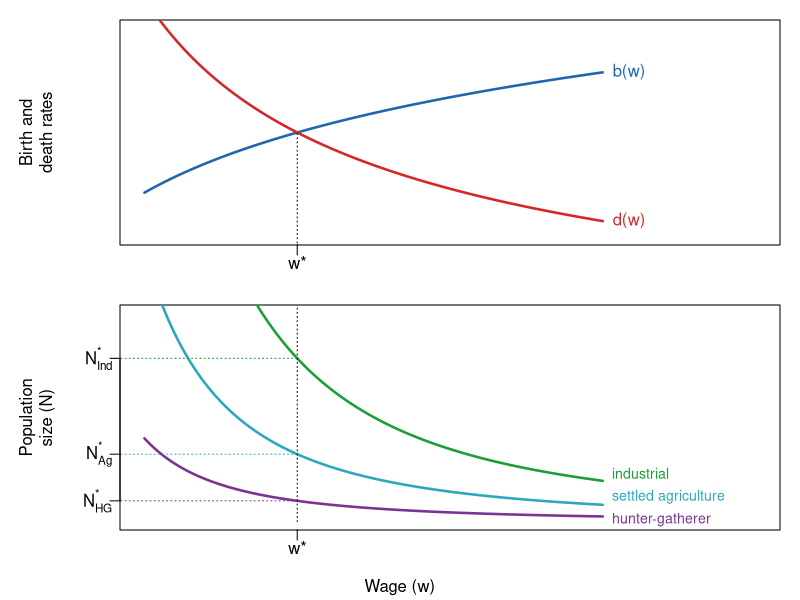
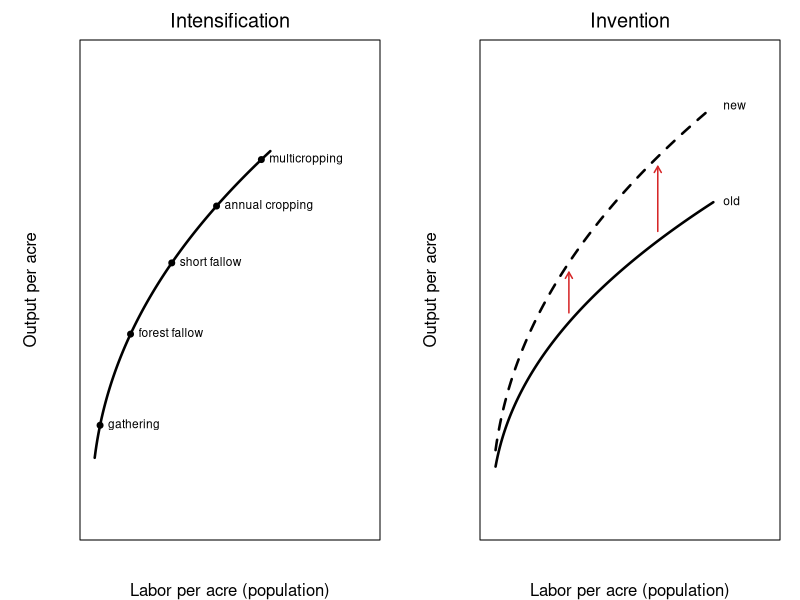
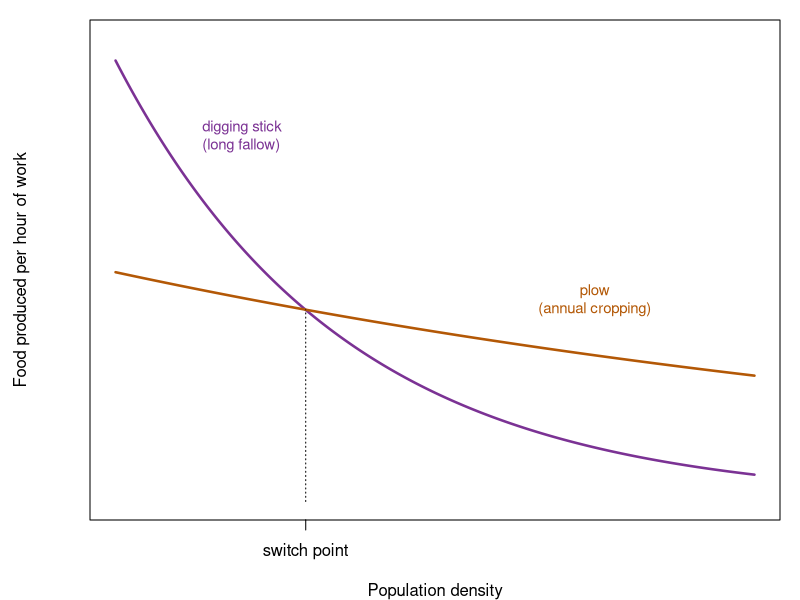
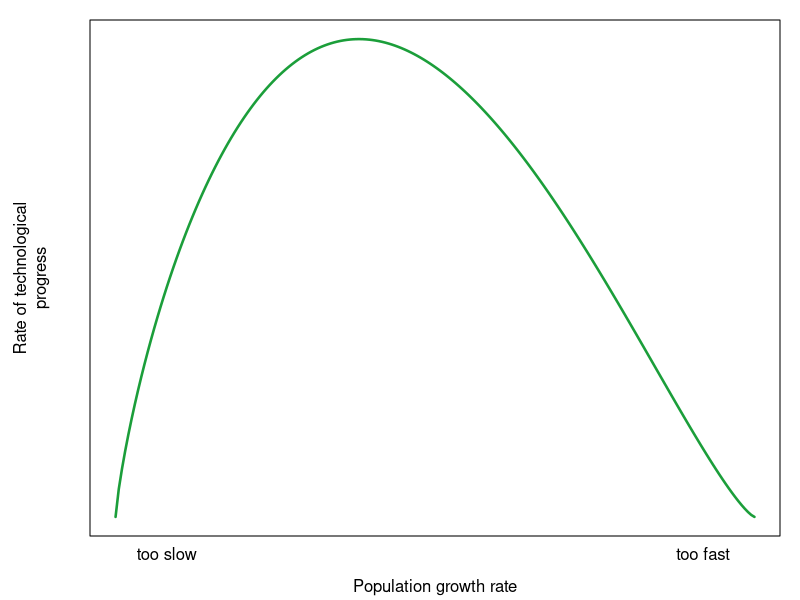

R code for these plots, in order:
## ---- chunk 1
#| label: setup-ch5
#| include: false
col_b <- "#1b9e3a"; col_d <- "#d62728"
col_hg <- "#7b3294"; col_ag <- "#2ca7c0"; col_ind <- "#1b9e3a"
## ---- chunk 2
#| label: fig-pull
#| fig-cap: "The technology-pull (Malthusian) view of population history, after a diagram by Ronald Lee. The birth and death curves (top) fix the equilibrium wage w*. Each technological regime has its own wage curve (bottom), so each supports a larger equilibrium population at the same wage."
#| fig-height: 5.8
#| echo: false
w <- seq(0.5, 2, length.out = 200)
b <- 0.030 + 0.010 * log(w); d <- 0.030 * w^(-0.6)
op <- par(mfrow = c(2, 1), mar = c(2, 6, 1, 1), mgp = c(3.2, 0.4, 0),
          oma = c(1.5, 0, 0, 0))
plot(w, b, type = "n", ylim = c(0.018, 0.042), xlim = c(0.5, 2.5), xaxt = "n",
     yaxt = "n", xlab = "", ylab = "Birth and\ndeath rates")
lines(w, b, col = "#2166ac", lwd = 2.5); lines(w, d, col = col_d, lwd = 2.5)
text(2, b[200], "b(w)", pos = 4, col = "#2166ac")
text(2, d[200], "d(w)", pos = 4, col = col_d)
segments(1, 0, 1, 0.03, lty = 3); axis(1, at = 1, labels = "w*")
N_of_w <- function(w, A) (A / w)^2
plot(w, N_of_w(w, 1), type = "n", ylim = c(0, 10), xlim = c(0.5, 2.5),
     xaxt = "n", yaxt = "n", xlab = "", ylab = "Population\nsize (N)")
A <- c(1, 1.8, 2.8); cols <- c(col_hg, col_ag, col_ind)
labs <- c("hunter-gatherer", "settled agriculture", "industrial")
lab_x <- c(2.03, 2.03, 2.03)
lab_y <- c(0.1, 1.2, 2.3)
for (i in 1:3) {
  lines(w, N_of_w(w, A[i]), col = cols[i], lwd = 2.5)
  text(lab_x[i], lab_y[i], labs[i], adj = 0, col = cols[i], cex = 0.85)
  segments(0, A[i]^2, 1, A[i]^2, lty = 3, col = cols[i])
}
segments(1, 0, 1, 11, lty = 3)
axis(2, at = A^2, labels = c(expression(N[HG]^"*"), expression(N[Ag]^"*"),
                            expression(N[Ind]^"*")), las = 1)
axis(1, at = 1, labels = "w*")
mtext("Wage (w)", side = 1, outer = TRUE, line = 0.3)
par(op)
## ---- chunk 3
#| label: tbl-typology
#| tbl-cap: "A typology of technology–population models (lecture)."
#| echo: false
knitr::kable(data.frame(
  ` ` = c("Population exogenous", "Population endogenous"),
  `Technology exogenous` = c("Solow", "Malthus"),
  `Technology endogenous` = c("Boserup", "Endogenous growth (e.g., Kremer 1993; Galor and Weil 2000; Romer)"),
  check.names = FALSE))
## ---- chunk 4
#| label: fig-intens-invent
#| fig-cap: "Intensification versus invention (lecture). Left: moving along a fixed production function, from hunting and gathering to multicropping, as more labor is applied per acre. Right: invention shifts the whole production function up."
#| fig-height: 3.6
#| echo: false
L <- seq(0.02, 1, length.out = 200); f <- function(L) L^0.45
op <- par(mfrow = c(1, 2), mar = c(3, 4, 2, 1), mgp = c(2, 0.4, 0))
plot(L, f(L), type = "l", lwd = 2.5, xaxt = "n", yaxt = "n", ylim = c(0, 1.25),
     xlim = c(0, 1.55), xlab = "Labor per acre (population)",
     ylab = "Output per acre", main = "Intensification", font.main = 1)
stages <- c(0.05, 0.22, 0.45, 0.7, 0.95)
nm <- c("gathering", "forest fallow", "short fallow", "annual cropping",
        "multicropping")
points(stages, f(stages), pch = 19, cex = 0.8)
text(stages, f(stages), nm, pos = 4, cex = 0.72, offset = 0.4)
plot(L, f(L), type = "l", lwd = 2.5, xaxt = "n", yaxt = "n", ylim = c(0, 1.45),
     xlim = c(0, 1.25), xlab = "Labor per acre (population)",
     ylab = "Output per acre", main = "Invention", font.main = 1)
lines(L, 1.3 * f(L), lwd = 2.5, lty = 2)
arrows(c(0.35, 0.75), f(c(0.35, 0.75)) + 0.03, c(0.35, 0.75),
       1.3 * f(c(0.35, 0.75)) - 0.03, length = 0.07, col = col_d, lwd = 1.5)
text(1, 1.3 * f(1), "new", pos = 4, cex = 0.72, xpd = NA)
text(1, f(1), "old", pos = 4, cex = 0.72, xpd = NA)
par(op)
## ---- chunk 5
#| label: tbl-fallow
#| tbl-cap: "Systems of food production, from most land-using to most land-saving (lecture; Boserup 1976, p. 25). Typical tools are from Boserup."
#| echo: false
knitr::kable(data.frame(
  System = c("Gathering", "Forest fallow", "Bush fallow", "Short fallow",
             "Annual cropping", "Multicropping"),
  `Cultivation and fallow` = c("Wild plants, roots, fruits, nuts; no cultivation",
                    "1–2 crops, then 15–25 years of fallow",
                    "2 or more crops, then 8–10 years of fallow",
                    "1–2 crops, then 1–2 years of fallow",
                    "1 crop a year, a few months of fallow",
                    "2–3 crops a year, little or no fallow"),
  `Typical tools` = c("Digging sticks, fire", "Digging sticks, fire",
                      "Hoes, machetes", "Plow and draft animals",
                      "Plow, draft animals; often irrigation",
                      "Plow, draft animals, irrigation"),
  check.names = FALSE))
## ---- chunk 6
#| label: fig-digging
#| fig-cap: "When is a digging stick better than a plow? An illustration of Boserup's argument. At low population density, a land-using system (long fallow, digging stick) yields more food per hour of work. At higher densities, a land-saving system (plow, annual cropping) does better, but at a lower level of output per hour than people enjoyed at low density."
#| fig-height: 4
#| echo: false
dens <- seq(0, 10, length.out = 300)
stick <- 10 * exp(-0.28 * dens)
plow  <- 5.2 * exp(-0.06 * dens)
cross <- dens[which.min(abs(stick - plow))]
op <- par(mar = c(4, 4.5, 1, 1))
plot(dens, stick, type = "n", ylim = c(0, 10.5), xaxt = "n", yaxt = "n",
     xlab = "Population density", ylab = "Food produced per hour of work")
lines(dens, stick, lwd = 2.5, col = col_hg)
lines(dens, plow, lwd = 2.5, col = "#b35806")
text(1.2, 8.2, "digging stick\n(long fallow)", col = col_hg, pos = 4, cex = 0.9)
text(7.5, 4.6, "plow\n(annual cropping)", col = "#b35806", cex = 0.9)
segments(cross, 0, cross, 5.2 * exp(-0.06 * cross), lty = 3)
axis(1, at = cross, labels = "switch point")
par(op)
## ---- chunk 7
#| label: fig-optgrowth
#| fig-cap: "An optimal population growth rate? (lecture). Grow too slowly and a population never reaches the density needed for deeper technological progress; grow too fast and it stays under constant Malthusian pressure."
#| fig-height: 3.2
#| echo: false
g <- seq(0, 1, length.out = 200); tp <- g^0.8 * (1 - g)^1.3
op <- par(mar = c(3.2, 4.5, 1, 1), mgp = c(2, 0.4, 0))
plot(g, tp, type = "l", lwd = 2.5, col = col_b, xaxt = "n", yaxt = "n",
     xlab = "Population growth rate", ylab = "Rate of technological\nprogress")
axis(1, at = c(0.08, 0.92), labels = c("too slow", "too fast"), tick = FALSE)
par(op)
